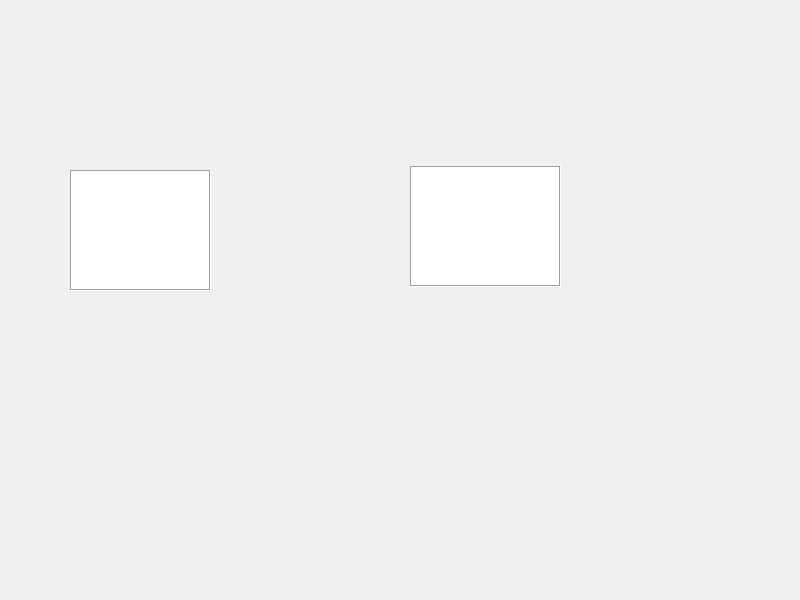
<?xml version="1.0" encoding="UTF-8"?>
<ui version="4.0">
 <class>Widget</class>
 <widget class="QWidget" name="Widget">
  <property name="geometry">
   <rect>
    <x>0</x>
    <y>0</y>
    <width>800</width>
    <height>600</height>
   </rect>
  </property>
  <property name="windowTitle">
   <string>Widget</string>
  </property>
  <widget class="Form" name="textEdit">
   <property name="geometry">
    <rect>
     <x>70</x>
     <y>170</y>
     <width>141</width>
     <height>121</height>
    </rect>
   </property>
   <property name="frameShape">
    <enum>QFrame::Box</enum>
   </property>
  </widget>
  <widget class="Form" name="textEdit_2">
   <property name="geometry">
    <rect>
     <x>410</x>
     <y>166</y>
     <width>151</width>
     <height>121</height>
    </rect>
   </property>
   <property name="frameShape">
    <enum>QFrame::Box</enum>
   </property>
   <property name="lineWidth">
    <number>1</number>
   </property>
  </widget>
 </widget>
 <customwidgets>
  <customwidget>
   <class>Form</class>
   <extends>QTextEdit</extends>
   <header location="global">form.h</header>
  </customwidget>
 </customwidgets>
 <resources/>
 <connections/>
</ui>
